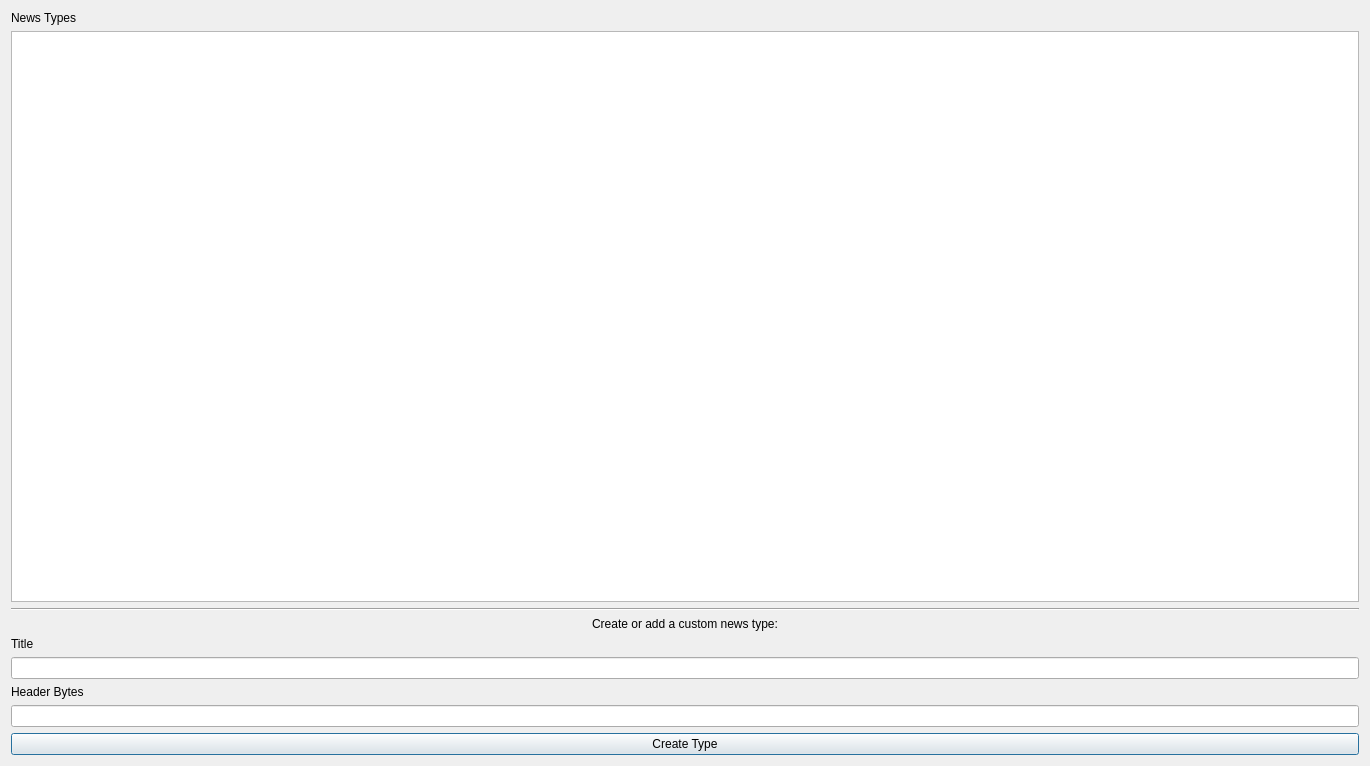
<?xml version="1.0" encoding="UTF-8"?>
<ui version="4.0">
 <class>ManageNewsDialog</class>
 <widget class="QDialog" name="ManageNewsDialog">
  <property name="geometry">
   <rect>
    <x>0</x>
    <y>0</y>
    <width>1370</width>
    <height>766</height>
   </rect>
  </property>
  <property name="windowTitle">
   <string>Manage News Subscriptions</string>
  </property>
  <layout class="QVBoxLayout" name="verticalLayout">
   <item>
    <widget class="QLabel" name="label">
     <property name="text">
      <string>News Types</string>
     </property>
    </widget>
   </item>
   <item>
    <widget class="QListWidget" name="listWidget"/>
   </item>
   <item>
    <widget class="Line" name="line">
     <property name="orientation">
      <enum>Qt::Horizontal</enum>
     </property>
    </widget>
   </item>
   <item>
    <widget class="QLabel" name="label_4">
     <property name="text">
      <string>Create or add a custom news type:</string>
     </property>
     <property name="alignment">
      <set>Qt::AlignCenter</set>
     </property>
    </widget>
   </item>
   <item>
    <widget class="QLabel" name="label_2">
     <property name="text">
      <string>Title</string>
     </property>
    </widget>
   </item>
   <item>
    <widget class="QLineEdit" name="lineEditTitle"/>
   </item>
   <item>
    <widget class="QLabel" name="label_3">
     <property name="text">
      <string>Header Bytes</string>
     </property>
    </widget>
   </item>
   <item>
    <widget class="QLineEdit" name="lineEditBytes"/>
   </item>
   <item>
    <widget class="QPushButton" name="pushButtonWrite">
     <property name="text">
      <string>Create Type</string>
     </property>
    </widget>
   </item>
  </layout>
 </widget>
 <resources/>
 <connections/>
</ui>
